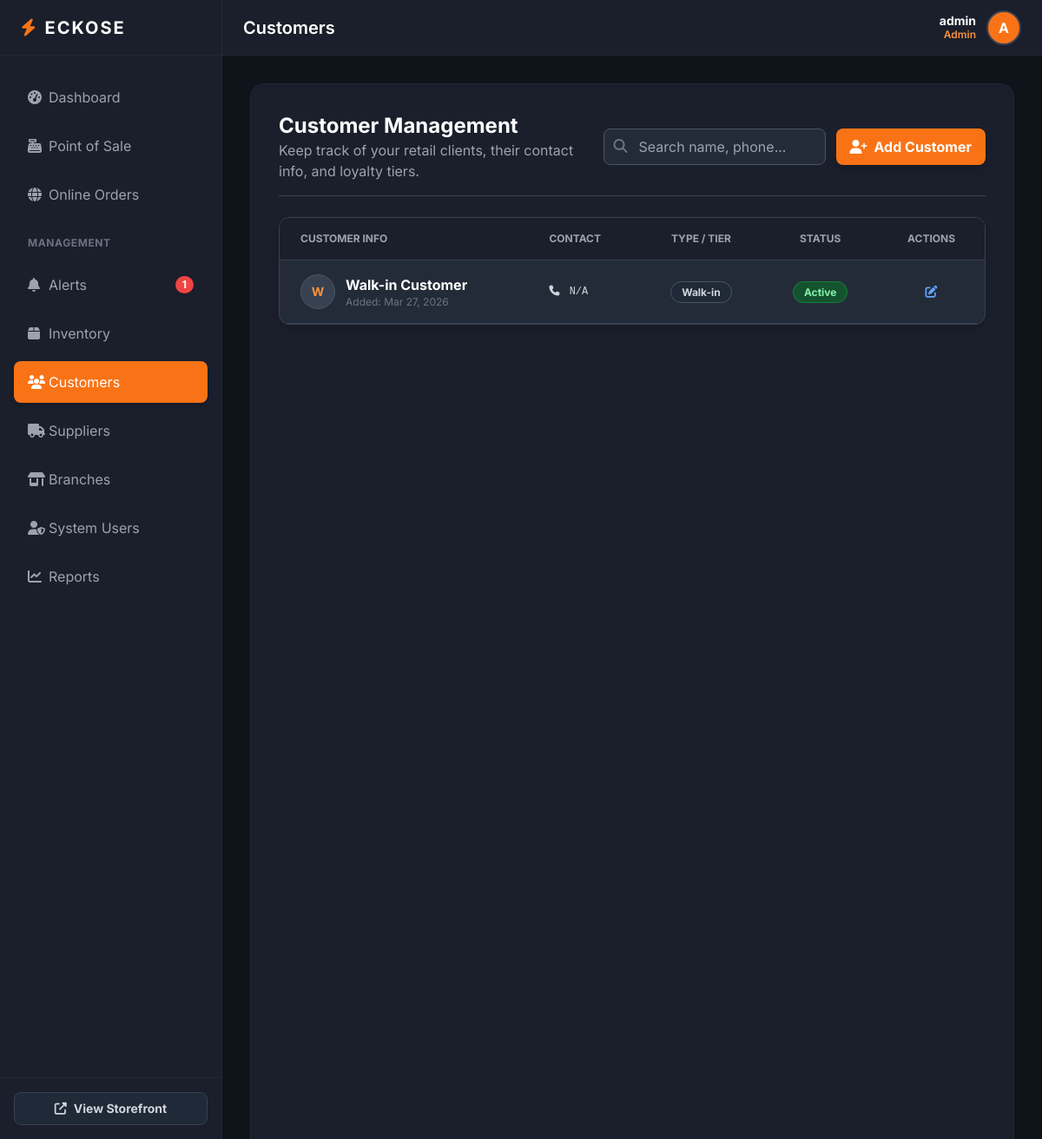
Screenshot of /pages/customers.php (signed in) with the database file from the repository.
### tables this page shows
CREATE TABLE `customers` (
  `id` int(11) NOT NULL,
  `full_name` varchar(100) NOT NULL,
  `phone` varchar(20) DEFAULT NULL,
  `email` varchar(100) DEFAULT NULL,
  `created_at` timestamp NOT NULL DEFAULT current_timestamp()
);

### pages/customers.php (the view, shortened to what this page needs)
<?php
require_once '../config/database.php';
$search = isset($_GET['search']) ? trim($_GET['search']) : '';
if ($search) {
    $stmt = $pdo->prepare("SELECT * FROM customers WHERE full_name LIKE ? OR phone LIKE ? OR email LIKE ? ORDER BY id DESC");
    $stmt->execute(["%$search%", "%$search%", "%$search%"]);
} else {
    $stmt = $pdo->query("SELECT * FROM customers ORDER BY id DESC");
}
$customers = $stmt->fetchAll();
require_once '../includes/header.php';
require_once '../includes/sidebar.php';
?>
<div class="bg-[#1A1F2B] min-h-screen p-8 rounded-2xl border border-gray-800 shadow-inner text-gray-200">
    <div class="flex flex-col md:flex-row justify-between items-start md:items-center mb-6 border-b border-gray-700 pb-4 gap-4">
        <div>
            <h2 class="text-2xl font-bold text-white">Customer Management</h2>
            <p class="text-gray-400">Keep track of your retail clients, their contact info, and loyalty tiers.</p>
        </div>
        <div class="flex gap-3 w-full md:w-auto">
            <form method="GET" class="relative flex-1 md:w-64">
                <i class="fas fa-search absolute left-3 top-3 text-gray-500"></i>
                <input type="text" name="search" value="<?= htmlspecialchars($search) ?>" placeholder="Search name, phone..." class="w-full bg-[#242B38] border border-gray-600 text-white pl-10 pr-4 py-2 rounded-lg focus:outline-none focus:border-orange-500">
            </form>
            <button onclick="openModal()" class="bg-orange-500 hover:bg-orange-600 text-white font-bold py-2 px-4 rounded-lg shadow-lg transition flex items-center whitespace-nowrap">
                <i class="fas fa-user-plus mr-2"></i> Add Customer
            </button>
        </div>
    </div>
    <div class="bg-[#242B38] rounded-xl shadow-lg border border-gray-700 overflow-hidden">
        <div class="overflow-x-auto">
            <table class="w-full text-sm text-left text-gray-300">
                <thead class="text-xs text-gray-400 uppercase bg-[#1A1F2B] border-b border-gray-700">
                    <tr>
                        <th class="px-6 py-4">Customer Info</th>
                        <th class="px-6 py-4">Contact</th>
                        <th class="px-6 py-4 text-center">Type / Tier</th>
                        <th class="px-6 py-4 text-center">Status</th>
                        <th class="px-6 py-4 text-center">Actions</th>
                    </tr>
                </thead>
                <tbody>
                    <?php if(empty($customers)): ?>
                        <tr><td colspan="5" class="px-6 py-8 text-center text-gray-500">No customers found.</td></tr>
                    <?php else: ?>
                        <?php foreach($customers as $c): ?>
                            <tr class="border-b border-gray-700 hover:bg-[#2D3748] transition">
                                <td class="px-6 py-4">
                                    <div class="flex items-center gap-3">
                                        <div class="w-10 h-10 rounded-full bg-gray-700 flex items-center justify-center text-orange-400 border border-gray-600 font-bold">
                                            <?= strtoupper(substr($c['full_name'], 0, 1)) ?>
                                        </div>
                                        <div>
                                            <div class="font-bold text-white text-base"><?= htmlspecialchars($c['full_name']) ?></div>
                                            <div class="text-xs text-gray-500">Added: <?= date('M d, Y', strtotime($c['created_at'])) ?></div>
                                        </div>
                                    </div>
                                </td>
                                <td class="px-6 py-4">
                                    <div class="text-gray-300 font-mono text-xs"><i class="fas fa-phone mr-1"></i> <?= htmlspecialchars($c['phone'] ?? 'N/A') ?></div>
                                </td>
                                <td class="px-6 py-4 text-center">
                                    <?php
                                    $tier = $c['customer_type'] ?? 'Walk-in';
                                    if ($tier === 'VIP') {
                                        echo '<span class="bg-yellow-900 text-yellow-300 text-xs font-bold px-3 py-1 rounded-full border border-yellow-700"><i class="fas fa-crown mr-1"></i> VIP</span>';
                                    } elseif ($tier === 'Wholesale') {
                                        echo '<span class="bg-purple-900 text-purple-300 text-xs font-bold px-3 py-1 rounded-full border border-purple-700"><i class="fas fa-boxes mr-1"></i> Wholesale</span>';
                                    } else {
                                        echo '<span class="bg-gray-800 text-gray-300 text-xs font-bold px-3 py-1 rounded-full border border-gray-600">Walk-in</span>';
                                    }
                                    ?>
                                </td>
                                <td class="px-6 py-4 text-center">
                                    <?php if(($c['status'] ?? 'Active') === 'Active'): ?>
                                        <span class="bg-green-900 text-green-300 text-xs font-bold px-3 py-1 rounded-full border border-green-700">Active</span>
                                    <?php else: ?>
                                        <span class="bg-red-900 text-red-300 text-xs font-bold px-3 py-1 rounded-full border border-red-700">Inactive</span>
                                    <?php endif; ?>
                                </td>
                                <td class="px-6 py-4 text-center space-x-3">
                                    <button onclick='editCustomer(<?= json_encode($c) ?>)' class="text-blue-400 hover:text-blue-300 transition"><i class="fas fa-edit"></i></button>
                                </td>
                            </tr>
                        <?php endforeach; ?>
                    <?php endif; ?>
                </tbody>
            </table>
        </div>
    </div>
</div>
<?php require_once '../includes/footer.php'; ?>

### includes/header.php (style rules this page uses)
body { font-family: 'Inter', sans-serif; }

### rows the page displays
customers: full_name "W", full_name "Walk-in Customer", created_at "Mar 27, 2026", phone "N/A"

### other values shown
$low_stock_count "1"
str_replace('.php', '', $current_page) "Customers"
$username "admin"
$role "Admin"
substr($username ?? 'U', 0, 1) "A"
